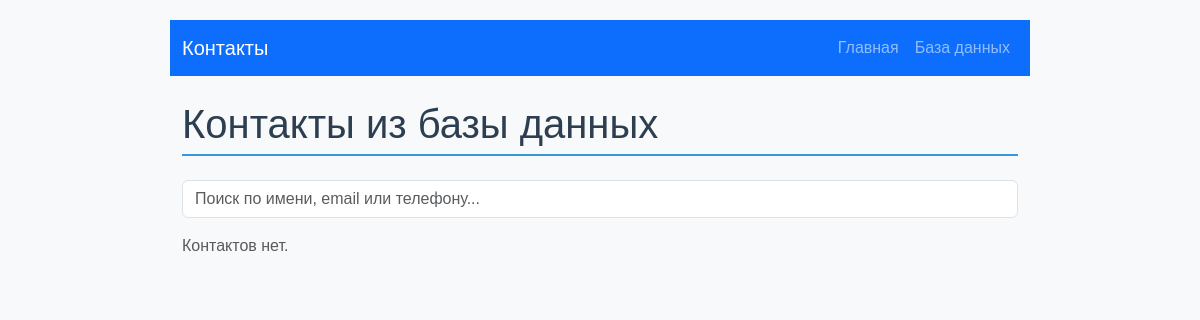
/db/, run on an earlier commit of the app's database.
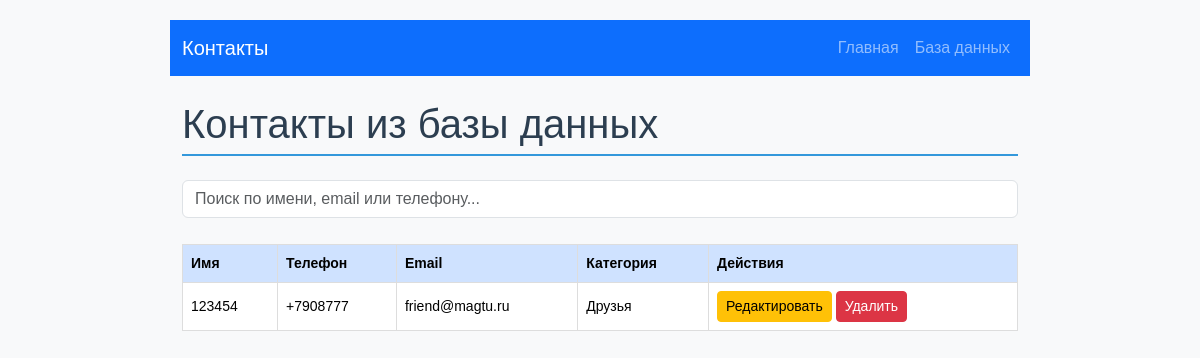
And on a later commit of the database.
### contacts/models.py (models this page shows, shortened)
class Contact(models.Model):
    name = models.CharField("Имя", max_length=100)
    phone = models.CharField("Телефон", max_length=20)
    email = models.EmailField("Email")
    category = models.CharField("Категория", max_length=50)
    created_at = models.DateTimeField("Создан", auto_now_add=True)
    class Meta:
        verbose_name = "Контакт"
        verbose_name_plural = "Контакты"
        constraints = [
            models.UniqueConstraint(
                fields=["email", "phone"],
                name="unique_email_phone",
            )
        ]

### contacts/views.py (the view)
# urls.py: path("db/", views.db_list, name="db_list"),
def db_list(request):
    query = request.GET.get("q", "").strip()
    contacts = Contact.objects.all().order_by("-created_at")
    if query:
        contacts = contacts.filter(
            Q(name__icontains=query) |
            Q(email__icontains=query) |
            Q(phone__icontains=query)
        )
    return render(request, "contacts/db_list.html", {
        "contacts": contacts,
        "query": query,
    })

### contacts/templates/contacts/db_list.html (shortened to what this page needs)
{% extends "contacts/base.html" %}
{% load static %}
{% block content %}
<h1 class="mb-4">Контакты из базы данных</h1>
<div class="mb-3">
    <input type="text" id="search-input" class="form-control"
           placeholder="Поиск по имени, email или телефону...">
</div>
<div id="contacts-table">
    {% include "contacts/_db_table.html" %}
</div>
{% endblock %}

### contacts/templates/contacts/_db_table.html (shortened to what this page needs)
{% if contacts %}
<div class="table-responsive">
    <table class="table table-hover align-middle">
        <thead class="table-primary">
        <tr>
            <th>Имя</th><th>Телефон</th><th>Email</th><th>Категория</th><th>Действия</th>
        </tr>
        </thead>
        <tbody id="contacts-body">
        {% for c in contacts %}
            <tr>
                <td>{{ c.name }}</td>
                <td>{{ c.phone }}</td>
                <td>{{ c.email }}</td>
                <td>{{ c.category }}</td>
                <td>
                    <a href="{% url 'edit_contact' c.id %}" class="btn btn-sm btn-warning">Редактировать</a>
                    <form method="post" action="{% url 'delete_contact' c.id %}" class="d-inline"
                          onsubmit="return confirm('Удалить контакт?');">
                        <button class="btn btn-sm btn-danger">Удалить</button>
                    </form>
                </td>
            </tr>
        {% endfor %}
        </tbody>
    </table>
</div>
{% else %}
<p class="text-muted">Контактов нет.</p>
{% endif %}

What changed in the data, as far as the page shows it:
added Contact: name "123454", phone "+7908777", email "friend@magtu.ru", category "Друзья"
Also different on the page:
text no longer shown: "Контактов нет."
text now shown: "Имя Телефон Email Категория Действия"
